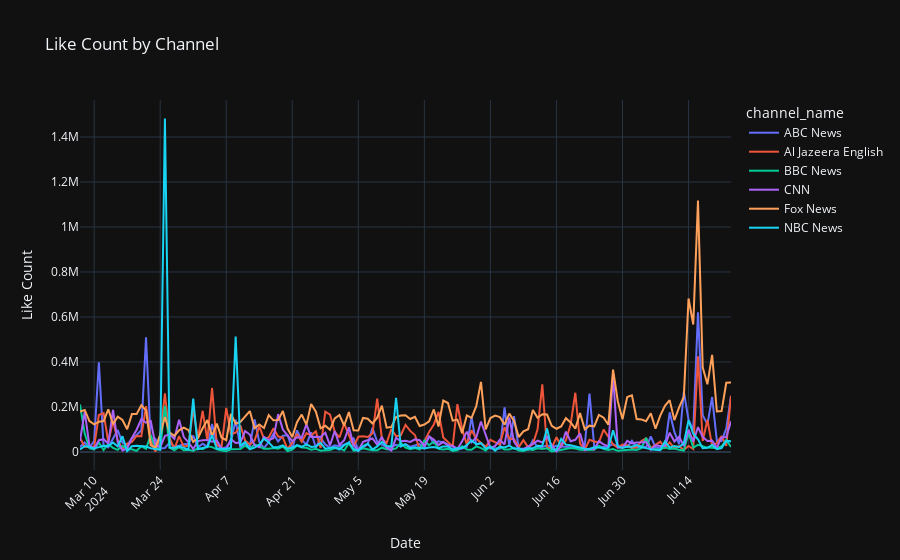

Write notebook code for a chart like this one.
### Code cell
# Plot Like Count by Channel
fig_like = px.line(grouped_df, x='Date', y='like_count', color='channel_name', title='Like Count by Channel')
fig_like.update_layout(xaxis_title='Date', yaxis_title='Like Count', xaxis=dict(tickangle=-45))
fig_like.show()

### Figure 1 — Plotly figure (JSON) as saved in the notebook; plotly's stock layout.template omitted (floating-point values rounded to 4 significant figures; data arrays with more than 128 entries replaced by an {"elided": "..."} marker saying what was removed)
{"data": [{"hovertemplate": "channel_name=ABC News<br>Date=%{x}<br>like_count=%{y}<extra></extra>", "legendgroup": "ABC News", "line": {"color": "#636efa", "dash": "solid"}, "marker": {"symbol": "circle"}, "mode": "lines", "name": "ABC News", "orientation": "v", "showlegend": true, "type": "scatter", "x": {"elided": "139 str values"}, "xaxis": "x", "y": {"elided": "139 int values"}, "yaxis": "y"}, {"hovertemplate": "channel_name=Al Jazeera English<br>Date=%{x}<br>like_count=%{y}<extra></extra>", "legendgroup": "Al Jazeera English", "line": {"color": "#EF553B", "dash": "solid"}, "marker": {"symbol": "circle"}, "mode": "lines", "name": "Al Jazeera English", "orientation": "v", "showlegend": true, "type": "scatter", "x": {"elided": "138 str values"}, "xaxis": "x", "y": {"elided": "138 int values"}, "yaxis": "y"}, {"hovertemplate": "channel_name=BBC News<br>Date=%{x}<br>like_count=%{y}<extra></extra>", "legendgroup": "BBC News", "line": {"color": "#00cc96", "dash": "solid"}, "marker": {"symbol": "circle"}, "mode": "lines", "name": "BBC News", "orientation": "v", "showlegend": true, "type": "scatter", "x": {"elided": "138 str values"}, "xaxis": "x", "y": {"elided": "138 int values"}, "yaxis": "y"}, {"hovertemplate": "channel_name=CNN<br>Date=%{x}<br>like_count=%{y}<extra></extra>", "legendgroup": "CNN", "line": {"color": "#ab63fa", "dash": "solid"}, "marker": {"symbol": "circle"}, "mode": "lines", "name": "CNN", "orientation": "v", "showlegend": true, "type": "scatter", "x": {"elided": "139 str values"}, "xaxis": "x", "y": {"elided": "139 int values"}, "yaxis": "y"}, {"hovertemplate": "channel_name=Fox News<br>Date=%{x}<br>like_count=%{y}<extra></extra>", "legendgroup": "Fox News", "line": {"color": "#FFA15A", "dash": "solid"}, "marker": {"symbol": "circle"}, "mode": "lines", "name": "Fox News", "orientation": "v", "showlegend": true, "type": "scatter", "x": {"elided": "139 str values"}, "xaxis": "x", "y": {"elided": "139 int values"}, "yaxis": "y"}, {"hovertemplate": "channel_name=NBC News<br>Date=%{x}<br>like_count=%{y}<extra></extra>", "legendgroup": "NBC News", "line": {"color": "#19d3f3", "dash": "solid"}, "marker": {"symbol": "circle"}, "mode": "lines", "name": "NBC News", "orientation": "v", "showlegend": true, "type": "scatter", "x": {"elided": "138 str values"}, "xaxis": "x", "y": {"elided": "138 int values"}, "yaxis": "y"}], "layout": {"autosize": true, "legend": {"title": {"text": "channel_name"}, "tracegroupgap": 0}, "title": {"text": "Like Count by Channel"}, "xaxis": {"anchor": "y", "autorange": true, "domain": [0, 1], "range": ["2024-03-07", "2024-07-23"], "tickangle": -45, "title": {"text": "Date"}, "type": "date"}, "yaxis": {"anchor": "x", "autorange": true, "domain": [0, 1], "range": [-80240.0, 1565000.0], "title": {"text": "Like Count"}, "type": "linear"}}}
